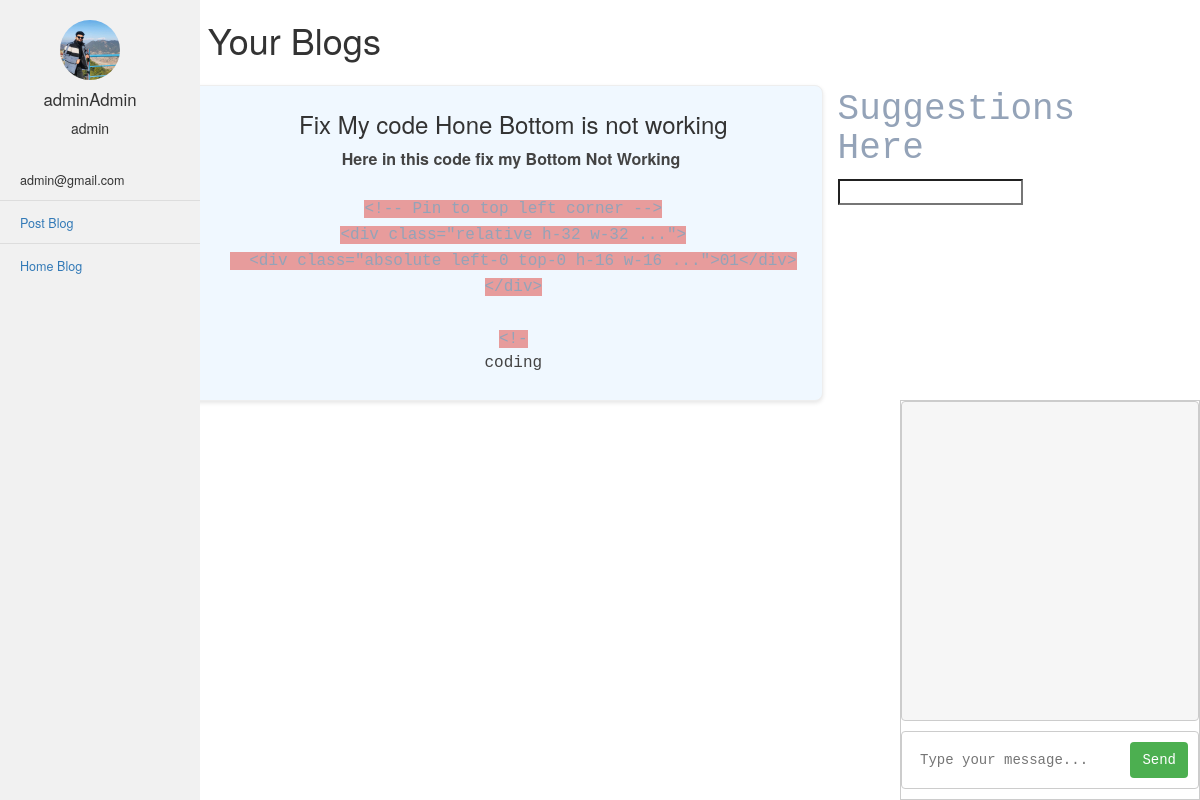
Page /Blog/singlepost.php?cid=46 (signed in) on the earlier database version.
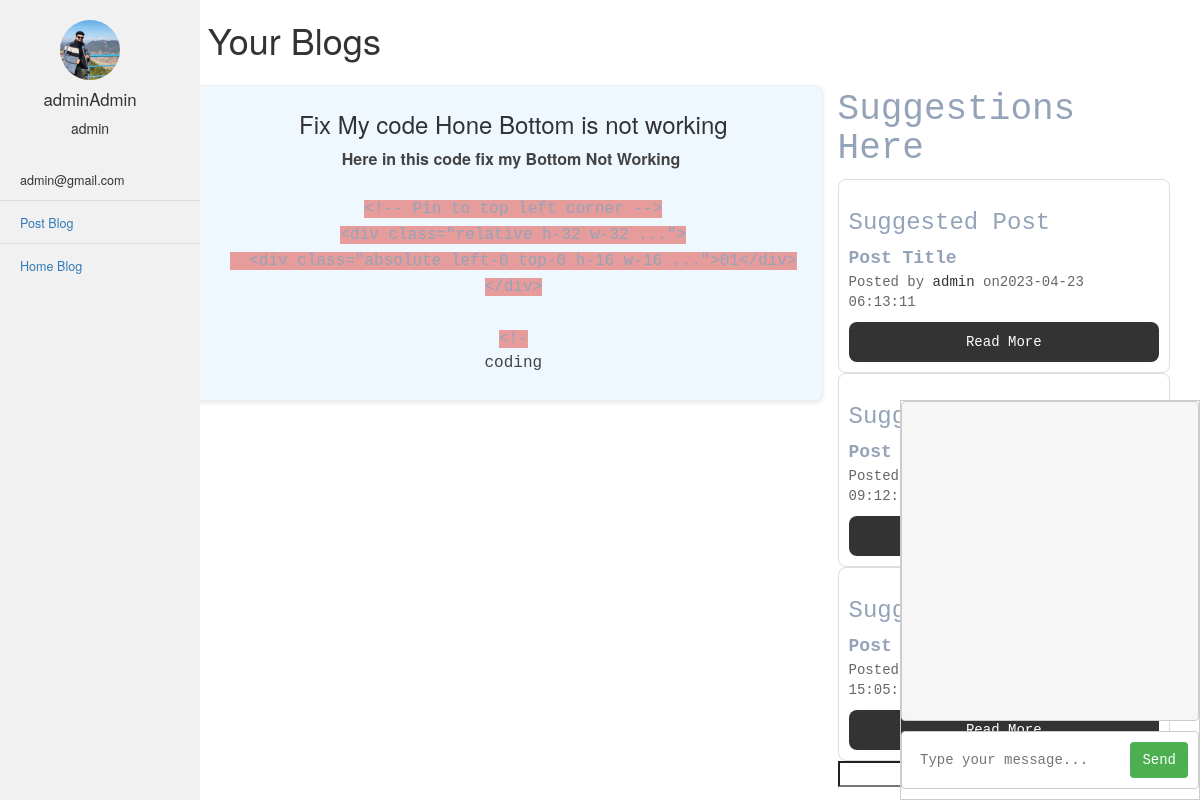
Same page on the later database version.
### tables this page shows
CREATE TABLE `community` (
  `id` int(10) NOT NULL,
  `title` varchar(40) NOT NULL,
  `contents` varchar(500) NOT NULL,
  `images` varchar(255) NOT NULL,
  `username` varchar(20) NOT NULL,
  `p_p` varchar(100) NOT NULL,
  `tags` varchar(250) NOT NULL,
  `timestamp` timestamp NOT NULL DEFAULT current_timestamp() ON UPDATE current_timestamp()
);

### Blog/singlepost.php (the view, shortened to what this page needs)
<?php
$cid = $_GET['cid'];
?>
<!DOCTYPE html>
<html lang="en">
<head>
</head>
<body>
    <h1> Start Writing Your Blogs </h1>
    <div class="container">
        <div class="sidenav">
            <?php include 'include/sidenav.php' ?>
        </div>
        <div class="contents">
            <?php
            $query = "SELECT community.id AS cid,community.tags as tags,community.timestamp as timestamp, community.contents AS contents, community.username, community.title AS title, users.name AS name, users.lastname AS lastname, users.p_p AS profile
            FROM community
            LEFT JOIN users ON users.username = community.username
            WHERE  id = $cid
            ORDER BY community.id DESC ";
            $dbConnection = mysqli_connect("localhost", "root", "", "chat_app_db");
            $result = mysqli_query($dbConnection, $query);
            if ($result) {
                while ($row = mysqli_fetch_assoc($result)) {
                    $name = $row['name'];
                    $title = $row['title'];
                    $lastname = $row['lastname'];
                    $timestamp = $row['timestamp'];
                    $tags = $row['tags'];
                    $contents = $row['contents'];
            ?>
                    <div class="blogs">
                        <div class="profile">
                            <h5> <?php echo $name ?> </h5>
                            <h5> <?php echo $lastname ?> </h5>
                            <h5> <?php echo $timestamp ?> </h5>
                        </div>
                        <div class="contents">
                            <h1> <?php echo $title ?> </h1>
                            <p><?php echo $contents ?></p>
                            <p><?php echo $tags ?></p>
                        </div>
                    </div>
            <?php
                }
            } else {
            }
            ?>
        </div>
        <div class="">
            <h1> Suggestions Here </h1>
            <?php
            $mysqli = new mysqli('localhost', 'root', '', 'chat_app_db');
            $username = $_SESSION['username'];
            $query = "SELECT interests FROM users WHERE username = '$username'";
            $result = $mysqli->query($query);
            $row = $result->fetch_assoc();
            $interest = $row['interests'];
            $query = "SELECT title, username, contents,timestamp
              FROM community
              WHERE tags = '$interest'";
            $result = $mysqli->query($query);
            while ($row = $result->fetch_assoc()) {
                $username = $row['username'];
                $timestamp = $row['timestamp'];
                echo '
      <div class="border" style="border-radius: 8px; border: 1px solid #ddd; padding: 10px;">
  <h2 style="font-size: 24px; margin-bottom: 10px;">Suggested Post</h2>
  <div style="display: flex; align-items: center; margin-bottom: 10px;">
    <div>
      <p style="margin: 0; font-size: 18px; font-weight: bold;">Post Title</p>
      <p style="margin: 0; font-size: 14px; color: #666;">Posted by <a href="#" style="color: #333; text-decoration: none;">' . $username . '</a> on'  . $timestamp . '</p>
    </div>
  </div>
  <a href="#" style="display: block; background-color: #333; color: #fff; padding: 10px 20px; text-align: center; border-radius: 8px; text-decoration: none; margin-top: 10px;">Read More</a>
</div>';
            }
            ?>
            <div>
                <input type="search" id="search-input">
            </div>
            <div id="chat-container">
                <div id="chat-messages"></div>
                <form id="chat-form">
                    <input type="text" id="chat-message" name="message" placeholder="Type your message...">
                    <button type="submit">Send</button>
                </form>
            </div>
        </div>
</body>
</html>

Differences in the rows shown:
now on this page (row edited): community: username "admin", timestamp "2023-04-23 06:13:11", shown under "Suggestions Here"
